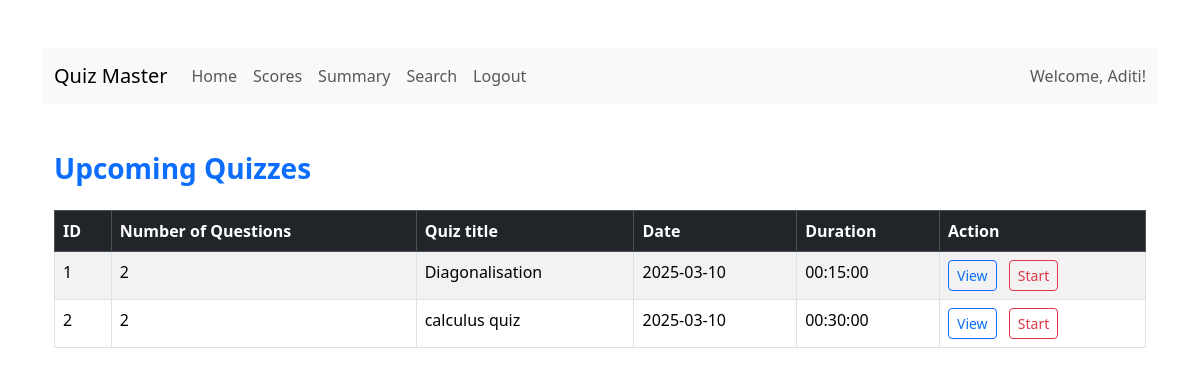
/dashboard/user/2, run on the app's committed database.
### models/user.py (models this page shows)
class User(db.Model,UserMixin):
    id = db.Column(db.Integer, primary_key=True, autoincrement=True)
    email = db.Column(db.String(150), unique=True, nullable=False)
    password = db.Column(db.String(150), nullable=False)
    fullname = db.Column(db.String(150), nullable=False)
    qualification = db.Column(db.String(150))
    dob = db.Column(db.Date)
    role=db.Column(db.String(150),nullable=False,default="user")
    scores = db.relationship('Score', backref='user', cascade="all, delete-orphan", lazy=True)

### models/quiz.py (models this page shows)
class Quiz(db.Model):
    id = db.Column(db.Integer, primary_key=True)
    chapter_id = db.Column(db.Integer, db.ForeignKey('chapter.id'), nullable=False)
    quizdate = db.Column(db.Date)
    quizduration = db.Column(db.Time)
    quizname=db.Column(db.String(150), nullable=False,unique=True)
    questions = db.relationship('Question', backref='quiz', cascade="all, delete-orphan", lazy=True)
    scores = db.relationship('Score', backref='quiz', cascade="all, delete-orphan", lazy=True)
    @hybrid_property
    def noofquestions(self):
        return len(self.questions)

### app.py (the view)
@app.route("/dashboard/user/<int:id>", methods=["GET", "POST"])
def userdashboard(id):
    user=User.query.filter_by(id=id).first()
    name=user.fullname
    return render_template(
        "userdashboard.html",
        quizzes=Quiz.query.filter(Quiz.quizdate >= date.today()).all(),
        user=user,
        id=id,name=name
    )

### templates/userdashboard.html (shortened to what this page needs)
{% extends "base.html" %}
{% block content %}
<nav class="navbar navbar-expand-lg navbar-light bg-light">
    <div class="container-fluid">
      <a class="navbar-brand" href="{{ url_for('userdashboard', id=user.id) }}">Quiz Master</a>
      <div class="collapse navbar-collapse">
        <ul class="navbar-nav me-auto mb-2 mb-lg-0">
          <li class="nav-item"><a class="nav-link" href="{{ url_for('userdashboard', id=user.id) }}">Home</a></li>
          <li class="nav-item"><a class="nav-link" href="{{ url_for('userscores', id=user.id) }}">Scores</a></li>
          <li class="nav-item"><a class="nav-link" href="{{ url_for('usersummary', id=user.id) }}">Summary</a></li>
          <li class="nav-item"><a class="nav-link" href="{{ url_for('usersearch', id=user.id) }}">Search</a></li>
          <li class="nav-item"><a class="nav-link" href="{{ url_for('logout') }}">Logout</a></li>
        </ul>
        <span class="navbar-text ms-auto">Welcome, {{ user.fullname }}!</span>
      </div>
    </div>
  </nav>
<div class="container my-5">
    <h3 class="mb-4 text-primary fw-bold">Upcoming Quizzes</h3>
    <div class="table-responsive">
        <table class="table table-striped table-hover table-bordered">
            <thead class="table-dark">
                <tr>
                    <th scope="col">ID</th>
                    <th scope="col">Number of Questions</th>
                    <th scope="col">Quiz title</th>
                    <th scope="col">Date</th>
                    <th scope="col">Duration</th>
                    <th scope="col">Action</th>
                </tr>
            </thead>
            <tbody>
                {% for quiz in quizzes %}
                <tr>
                    <td>{{ quiz.id }}</td>
                    <td>{{quiz.noofquestions}}</td>
                    <td>{{quiz.quizname}}</td>
                    <td>{{ quiz.quizdate}}</td>
                    <td>{{ quiz.quizduration }}</td>
                    <td>
                        <button type="button" onclick="location.href='{{ url_for('userviewquiz', id=user.id,quizid=quiz.id) }}'" class="btn btn-outline-primary btn-sm me-2">View</button>
                        <button type="button" onclick="location.href='{{ url_for('userstartquiz', id=user.id,quizid=quiz.id) }}'" class="btn btn-outline-danger btn-sm">Start</button>
                    </td>
                </tr>
                {% endfor %}
            </tbody>
        </table>
    </div>
{% endblock %}

### data on the page
User: fullname "Aditi"
Quiz: id "1", noofquestions "2", quizname "Diagonalisation", quizdate "2025-03-10", quizduration "00:15:00"
Quiz: id "2", noofquestions "2", quizname "calculus quiz", quizdate "2025-03-10", quizduration "00:30:00"
